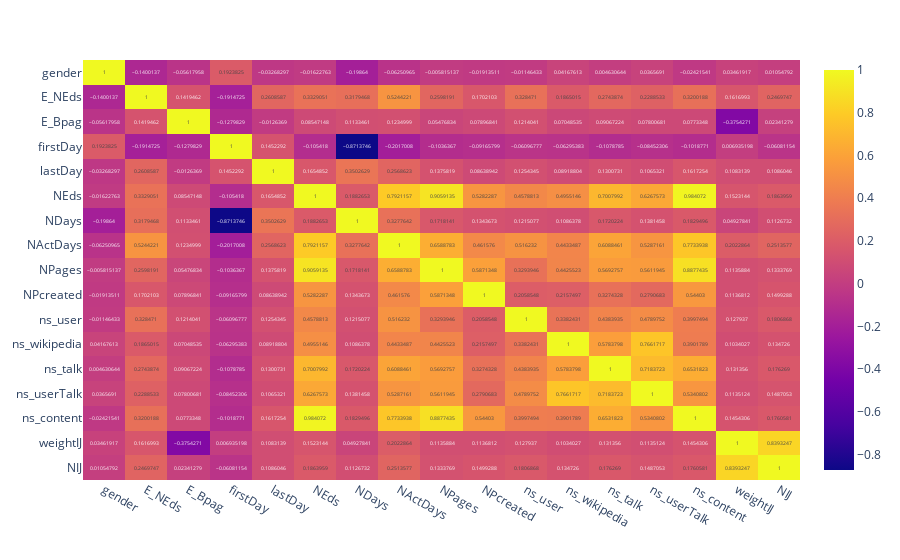

The cell this chart's notebook holds for it:
### Markdown cell above
# Multivariate Analysis with Heatmap

### Code cell
#Multivariate Analysis:

# Create the heatmap

corr = gender_data.corr(numeric_only=False)
px.imshow(corr, aspect='auto', text_auto=True)

### Figure 1 — Plotly figure (JSON) as saved in the notebook; plotly's stock layout.template omitted (floating-point values rounded to 4 significant figures; data arrays with more than 128 entries replaced by an {"elided": "..."} marker saying what was removed)
{"data": [{"coloraxis": "coloraxis", "hovertemplate": "x: %{x}<br>y: %{y}<br>color: %{z}<extra></extra>", "name": "0", "texttemplate": "%{z}", "type": "heatmap", "x": ["gender", "E_NEds", "E_Bpag", "firstDay", "lastDay", "NEds", "NDays", "NActDays", "NPages", "NPcreated", "ns_user", "ns_wikipedia", "ns_talk", "ns_userTalk", "ns_content", "weightIJ", "NIJ"], "xaxis": "x", "y": ["gender", "E_NEds", "E_Bpag", "firstDay", "lastDay", "NEds", "NDays", "NActDays", "NPages", "NPcreated", "ns_user", "ns_wikipedia", "ns_talk", "ns_userTalk", "ns_content", "weightIJ", "NIJ"], "yaxis": "y", "z": {"elided": "17x17 float values"}}], "layout": {"coloraxis": {"colorscale": [[0, "#0d0887"], [0.1111, "#46039f"], [0.2222, "#7201a8"], [0.3333, "#9c179e"], [0.4444, "#bd3786"], [0.5556, "#d8576b"], [0.6667, "#ed7953"], [0.7778, "#fb9f3a"], [0.8889, "#fdca26"], [1, "#f0f921"]]}, "margin": {"t": 60}, "xaxis": {"anchor": "y", "domain": [0, 1]}, "yaxis": {"anchor": "x", "autorange": "reversed", "domain": [0, 1]}}}
